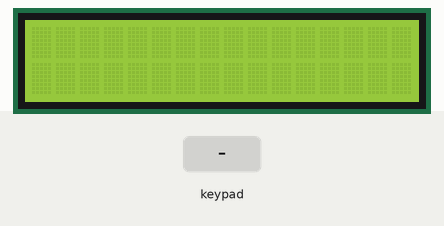
This sketch was run on a simulated Arduino Mega 2560, built with avr-gcc and run on an emulated ATmega2560. Shown: 16×2 character LCD. Inputs (shaded band) come from the test bench. What the sketch prints to the serial monitor is not drawn.

Above: at 1.2 s.
1.3 s: key 'A' pressed
At 2.5 s:
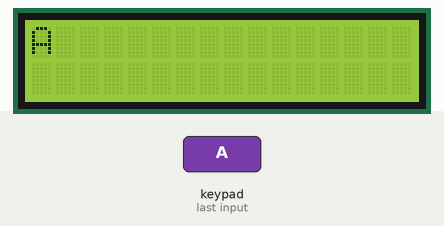
2.8 s: key 'q' pressed
At 3.6 s:
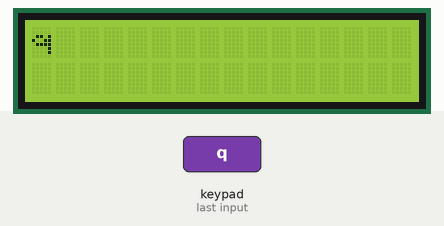
4.3 s: key 'w' pressed
At 4.7 s:
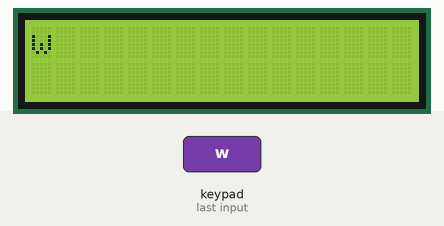
5.8 s: key 'e' pressed
At 7.0 s:
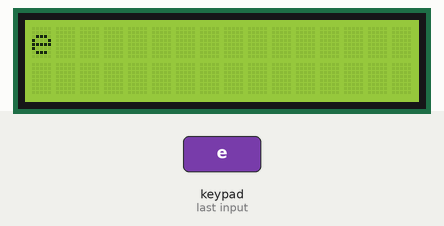
7.3 s: key 'r' pressed
At 8.2 s:
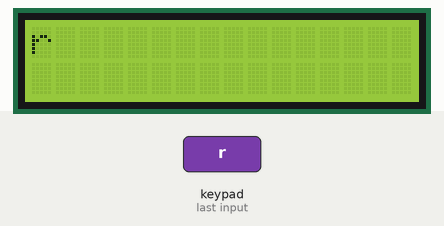
8.8 s: key 'Q' pressed
At 9.3 s:
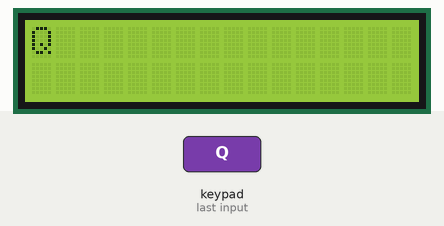
Timing chart, 0 to 11.3 s (numbered marks = the images above; inputs shaded):
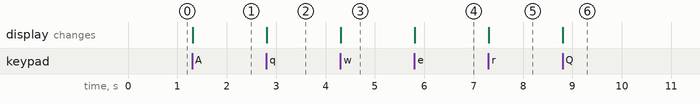

The sketch:

Teclado_LCD.ino
```cpp
// Keypad 4x4 Inputting data
#include <LiquidCrystal.h>
LiquidCrystal lcd(12, 11, 5, 4, 3, 2);

#include <Keypad.h>

const byte numRows= 4; //number of rows on the keypad
const byte numCols= 12; //number of columns on the keypad

//keymap defines the key pressed according to the row and columns just as appears on the keypad
char keymap[numRows][numCols]=
{
{'1', '2', '3', 'A', 'q', 'w', 'e', 'r', 'Q', 'W', 'E', 'R'},
{'4', '5', '6', 'B', 's', 'd', 'f', 'g', 'S', 'Y', 'F', 'G'},
{'7', '8', '9', 'C', 'z', 'x', 'c', 'v', 'Z', 'X', 'P', 'V'},
{'*', '0', '#', 'D', 'j', 'k', 'l', 'o', 'J', 'K', 'L', 'O'}
};

//Code that shows the the keypad connections to the arduino terminals
byte rowPins[numRows] = {52, 50, 48,46}; //Rows 0 to 3
byte colPins[numCols]= {44, 42, 40, 38, 36, 34, 32, 30, 28, 26, 24, 22}; //Columns 0 to 3

//initializes an instance of the Keypad class
Keypad myKeypad= Keypad(makeKeymap(keymap), rowPins, colPins, numRows, numCols);

void setup()
{
lcd.begin(16, 2);
Serial.begin(9600);
}

//If key is pressed, this key is stored in 'keypressed' variable
//If key is not equal to 'NO_KEY', then this key is printed out
//if count=17, then count is reset back to 0 (this means no key is pressed during the whole keypad scan process
void loop()
{
char keypressed = myKeypad.getKey();
if (keypressed != NO_KEY)
{
Serial.println(keypressed);
lcd.clear();
lcd.setCursor(0, 0);
lcd.print(keypressed);
}
}
```

Measured:
- after the input at 1.3 s, the display: changes at once (image 1)
- after the input at 2.8 s, the display: changes at once (image 2)
- after the input at 4.3 s, the display: changes at once (image 3)
- after the input at 5.8 s, the display: changes at once (image 4)
- after the input at 7.3 s, the display: changes at once (image 5)
- after the input at 8.8 s, the display: changes at once (image 6)
